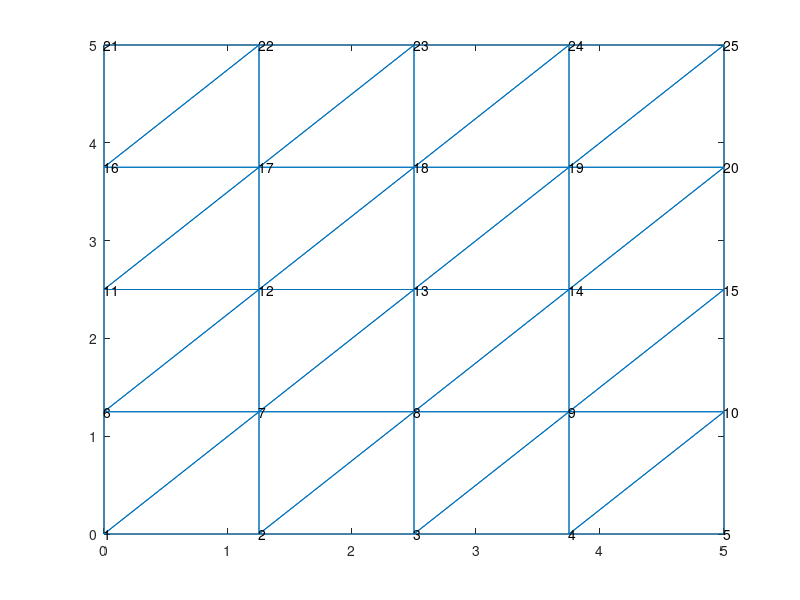

The MATLAB script that drew this image:
nx=input('nombre de noeuds suivant l"axe des x:');
ny=input('nombre de noeuds suivant l"axe des y:');
a=input('longueur:');
b=input('largeur:');
%vecteurs pas du maillage: hx suivant x et hy suivant y
pax=a/(nx-1);
pay=b/(ny-1);
hx=pax*ones(1,nx-1);% Vecteur des pas suivant x
hy=pay*ones(1,ny-1);% Vecteur des pas suivant y
nd=nx*ny;  %nombre de noeuds de la structure
np=2*(nx+ny-2); %nombre de noeuds sur la fronti�re
ne=2*(nx-1)*(ny-1); %nombre d'�lements

%calcul des coordon�es
x(1)=0; y(1)=0;  %en considerant le noeud 1 a l'origine
for k=2:1:nx
     x(k)= x(k-1)+hx(k-1);
end

for k=2:1:ny
    y(k)=y(k-1)+hy(k-1);
end
%maillage de la structure

for k=0:1:ny-2
    p=k*(2*nx-2)+1;
    q=1+k*nx;
    E(p,1)=q; E(p,2)=1+q+nx; E(p,3)=q+nx;
    E(p+1,1)=q; E(p+1,2)=q+1; E(p+1,3)=q+1+nx;
   for e=1:1:(nx-2)
        E(p+2*e,1)=E(p+2*(e-1),1)+1; E(p+2*e,2)=E(p+2*(e-1),2)+1; E(p+2*e,3)=E(p+2*(e-1),3)+1;
        E(p+1+2*e,1)=E(p+2*e-1,1)+1; E(p+1+2*e,2)=E(p+2*e-1,2)+1; E(p+1+2*e,3)=E(p+2*e-1,3)+1;
    end
end
[X,Y]=meshgrid(x,y);
axis([0 a 0 b]);
trimesh(E,X,Y);
X=X';
Y=Y';
for i=1:nd
    text(X(i),Y(i),num2str(i));
end

% Create the results directory if it doesn't exist
if ~exist('results/maillageauto', 'dir')
    mkdir('results/maillageauto');
end

% Base filename for the plot
baseFilename = 'results/maillageauto/maillageauto_plot.png';
filename = baseFilename;
count = 1;

% Check if the file exists and update the filename with a count
while exist(filename, 'file')
    filename = sprintf('results/maillageauto/maillageauto_plot_%d.png', count);
    count = count + 1;
end

% Save the plot to a file
saveas(gcf, filename);

% Close the figure
close(gcf);

